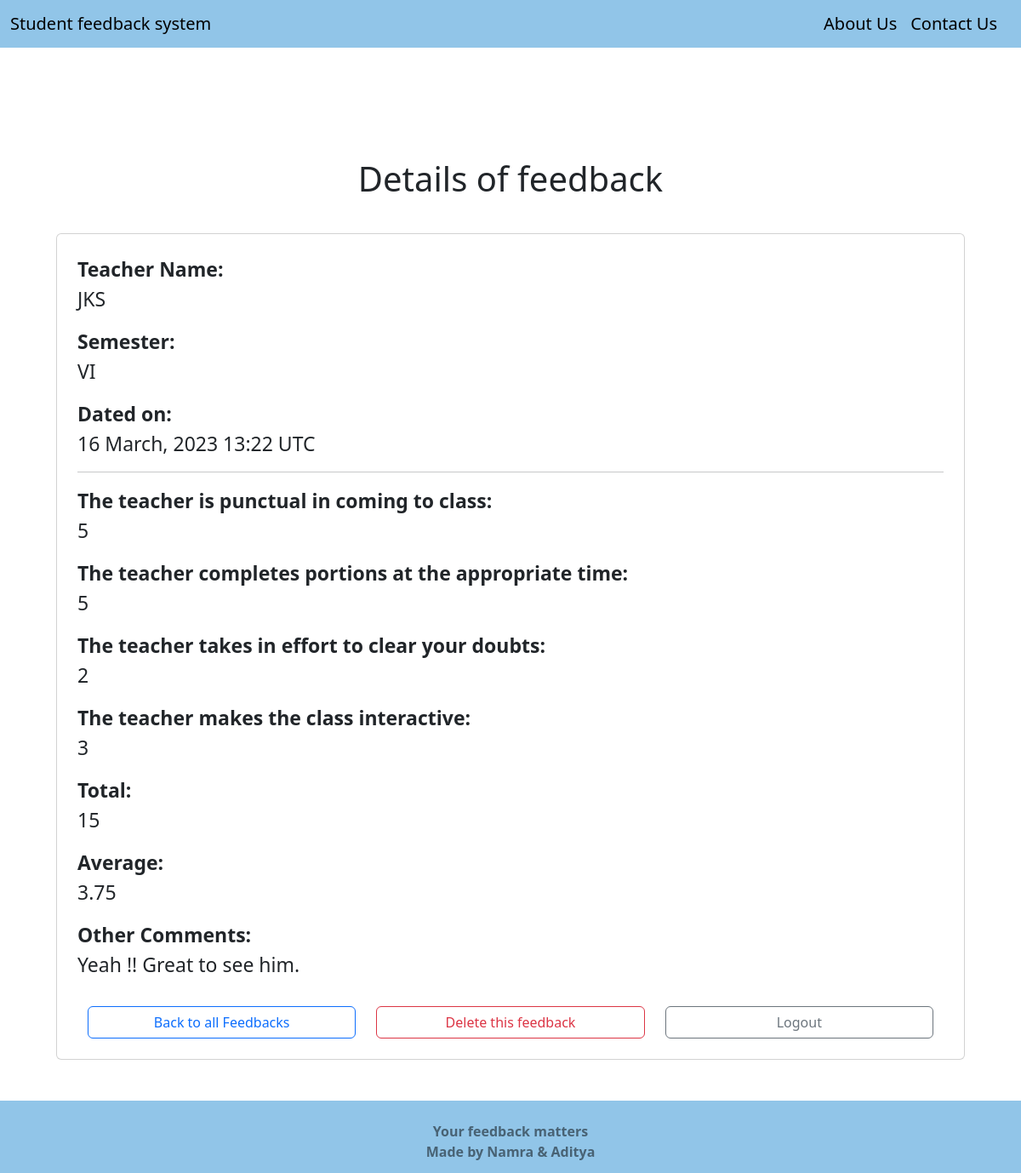
The app's page /review/feedback/12/ (signed in) with its own data.
### Feedback/models.py (models this page shows, shortened)
class FeedbackData(models.Model):
    CHOICES = (
            (1,'Unsatisfactory'),
            (2,'Satisfactory'),
            (3,'Good'),
            (4,'Very Good'),
            (5,'Outstanding')
            )
    date_submitted = models.DateTimeField(auto_now=True)
    teacher_name = models.ForeignKey(Faculty, verbose_name='Name of Teacher',
                                     on_delete=models.CASCADE)
    semester = models.ForeignKey(Semester, verbose_name='Semester',
                                  on_delete=models.SET_NULL, blank=True, null=True)
    punctuality = models.PositiveSmallIntegerField(verbose_name='The teacher is punctual in coming to class',
                                   default = None, blank=False, null=False,
                                   choices=CHOICES)
    portion = models.PositiveSmallIntegerField(verbose_name='The teacher completes portions at the appropriate time',
                               default = None, blank=False, null=False,
                               choices=CHOICES)
    doubt = models.PositiveSmallIntegerField(verbose_name='The teacher takes in effort to clear your doubts',
                             default = None, blank=False, null=False,
                             choices=CHOICES)
    interactive = models.PositiveSmallIntegerField(verbose_name='The teacher makes the class interactive',
                                   default = None, blank=False, null=False,
                                   choices=CHOICES)
    total = models.PositiveIntegerField()
    average = models.FloatField()
    comments = models.TextField(verbose_name='Any other feedback (your comments)',
                                blank=True)
    class Meta:
        verbose_name = 'Feedback Data'
        verbose_name_plural = 'Feedback Data'
    def __init__(self, *args, **kwargs):
        super(FeedbackData, self).__init__(*args, **kwargs)
        if 'teacher_name' in kwargs:
            self.fields['semester'].queryset = Semester.objects.filter(
                faculty=kwargs['teacher_name']
            )

### Review/models.py (models this page shows, shortened)
class Faculty(models.Model):
    BATCH = (
        ('A','A'),
        ('B','B'),
    )
    name=models.CharField(max_length=100)
    gmail=models.CharField(max_length=100)
    password=models.CharField(max_length=100)
    semester = models.ManyToManyField(Semester)
    subject=models.ManyToManyField(Subject)
    batch=models.CharField(verbose_name='batches',max_length=5,choices=BATCH)
    class Meta:
        verbose_name = 'Faculty'
        verbose_name_plural = 'Faculties'
    def __str__(self):
        return self.name

class Semester(models.Model):
    name=models.CharField(max_length=5)
    def __str__(self):
        return self.name

### Review/views.py (the view)
# urls.py: path('feedback/<int:pk>/', FeedbackDetailView.as_view(), name='FeedbackDetailView'),
class FeedbackDetailView(LoginRequiredMixin, DetailView):
    model = FeedbackData
    template_name = 'Review/detail_feedback.html'
    context_object_name = 'feedback'

### Review/templates/Review/detail_feedback.html
{% extends 'Home/index.html' %}
{% block content %}
    <div class="container">
        <h1 class="text-center py-3">Details of feedback</h1>
        <div class="card p-4 m-4">
            <p style="font-size: 23px;"><strong>Teacher Name:</strong><br>{{ feedback.teacher_name }}</p>
            <p style="font-size: 23px;"><strong>Semester:</strong><br>{{ feedback.semester }}</p>
            <p style="font-size: 23px;"><strong>Dated on:</strong><br>{{ feedback.date_submitted|date:'d F, Y H:i e' }}</p>
            <hr class="p-0 m-0 mb-3">
            <p style="font-size: 23px;"><strong>The teacher is punctual in coming to class:</strong><br>{{ feedback.punctuality }}</p>
            <p style="font-size: 23px;"><strong>The teacher completes portions at the appropriate time:</strong><br>{{ feedback.portion }}</p>
            <p style="font-size: 23px;"><strong>The teacher takes in effort to clear your doubts:</strong><br>{{ feedback.doubt }}</p>
            <p style="font-size: 23px;"><strong>The teacher makes the class interactive:</strong><br>{{ feedback.interactive }}</p>
            <p style="font-size: 23px;"><strong>Total:</strong><br>{{ feedback.total }}</p>
            <p style="font-size: 23px;"><strong>Average:</strong><br>{{ feedback.average }}</p>
            <p style="font-size: 23px;"><strong>Other Comments:</strong><br>{{ feedback.comments }}</p>
            <div class="row pt-3">
                <a class="btn btn-outline-primary ml-4 mr-4 col" role="button" href="{% url 'ListFeedbackView' %}">Back to all Feedbacks</a>
                <a class="btn btn-outline-danger mr-4 col" role="button" href="{% url 'DeleteFeedbackView' feedback.id %}">Delete this feedback</a>
                <a class="btn btn-outline-secondary mr-4 col" role="button" href="{% url 'LogoutView' %}">Logout</a>
            </div>
        </div>
    </div>
{% endblock content %}

### Home/static/Home/style.css (style rules this page uses)
body { height: 100%; background-size: 100% 100%; }
html { height: 100%; }
a { border: none; color: black; text-align: center; transition: 0.3s; }
p { font-size: large; }

### records on screen
FeedbackData: teacher_name "JKS", semester "VI", date_submitted "16 March, 2023 13:22 UTC", punctuality "5", portion "5", doubt "2", interactive "3", total "15", average "3.75", comments "Yeah !! Great to see him."
